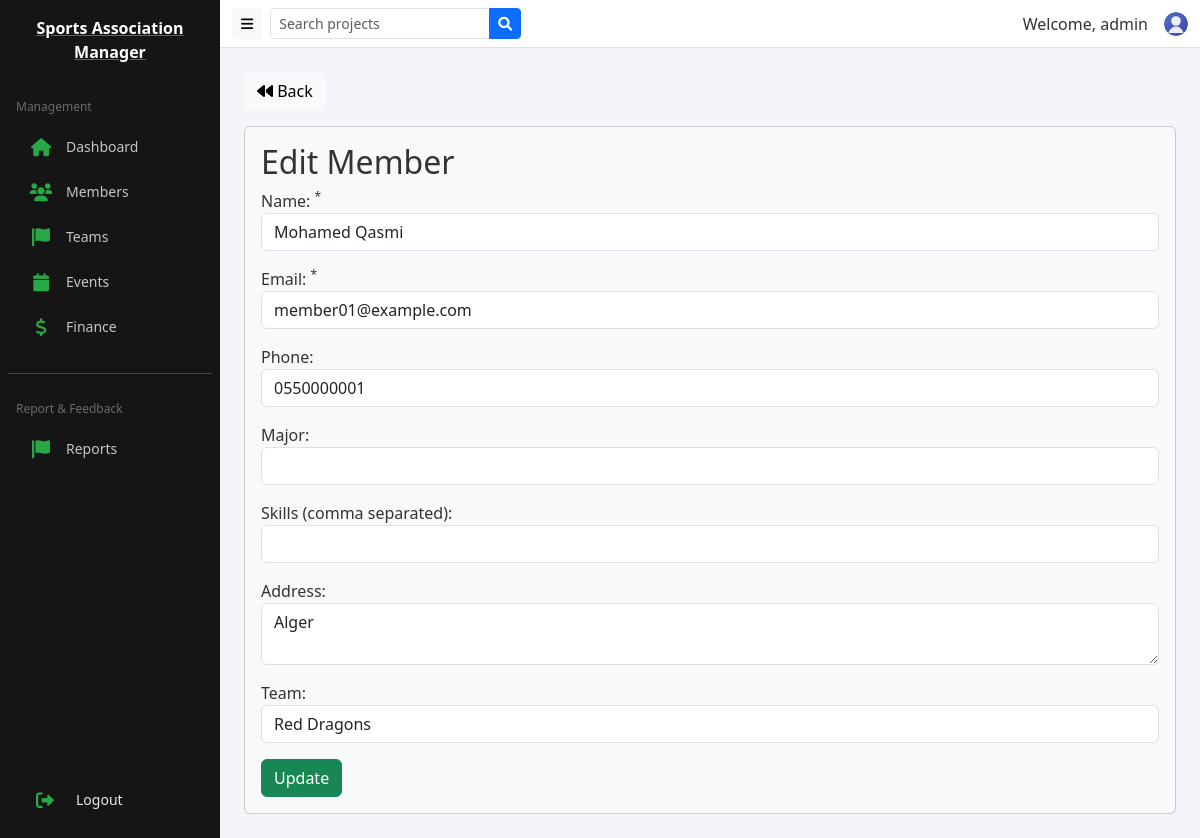
/public/member/edit/1 (signed in), run on the app's committed database.
### tables this page shows
CREATE TABLE `members` (
  `id` int NOT NULL,
  `full_name` varchar(100) NOT NULL,
  `email` varchar(100) NOT NULL,
  `phone` varchar(20) DEFAULT NULL,
  `address` text,
  `join_date` date NOT NULL,
  `team_id` int DEFAULT NULL,
  `photo` varchar(255) DEFAULT NULL,
  `created_at` timestamp NULL DEFAULT CURRENT_TIMESTAMP,
  `major` varchar(100) DEFAULT NULL
);

CREATE TABLE `teams` (
  `id` int NOT NULL,
  `name` varchar(100) NOT NULL,
  `coach` varchar(100) DEFAULT NULL,
  `category` varchar(50) DEFAULT NULL,
  `created_at` timestamp NULL DEFAULT CURRENT_TIMESTAMP
);

### app/core/App.php (called while the page is built, shortened)
<?php
class App {
    protected $currentMethod = 'index';
    public function __construct(){
        $url = $this->getUrl();
        if(isset($url[0]) && file_exists('../app/controllers/' . ucwords($url[0]) . 'Controller.php')){
            unset($url[0]);
        }
        $this->currentController = new $this->currentController;
        if(isset($url[1])){
            if(method_exists($this->currentController, $url[1])){
                $this->currentMethod = $url[1];
                unset($url[1]);
            }
        }
        $this->params = $url ? array_values($url) : [];
        call_user_func_array([$this->currentController, $this->currentMethod], $this->params);
    }
    public function getUrl(){
        if(isset($_GET['url'])){
            $url = rtrim($_GET['url'], '/');
            $url = filter_var($url, FILTER_SANITIZE_URL);
            $url = explode('/', $url);
            return $url;
        }
        return [];
    }
}

### public/index.php (called while the page is built, shortened)
<?php
$init = new App();

### app/core/Database.php (called while the page is built, shortened)
<?php
class Database {
    private $host = DB_HOST;
    private $user = DB_USER;
    private $pass = DB_PASS;
    private $dbname = DB_NAME;
    private $dbh;
    private $stmt;
    public function __construct(){
        $dsn = 'mysql:host=' . $this->host . ';dbname=' . $this->dbname;
        $options = array(
            PDO::ATTR_PERSISTENT => true,
            PDO::ATTR_ERRMODE => PDO::ERRMODE_EXCEPTION
        );
        try{
            $this->dbh = new PDO($dsn, $this->user, $this->pass, $options);
        } catch(PDOException $e){
            $this->error = $e->getMessage();
            if(defined('SHOW_DB_MESSAGES') && SHOW_DB_MESSAGES){
                echo "❌ خطأ في الاتصال: " . $this->error;
            } else {
                error_log('Database connection error: ' . $this->error);
            }
        }
    }
    public function query($sql){
        $this->stmt = $this->dbh->prepare($sql);
    }
    public function bind($param, $value, $type = null){
        if(is_null($type)){
            switch(true){
                default:
                    $type = PDO::PARAM_STR;
            }
        }
        $this->stmt->bindValue($param, $value, $type);
    }
    public function execute(){
        return $this->stmt->execute();
    }
    public function resultSet(){
        $this->execute();
        return $this->stmt->fetchAll(PDO::FETCH_OBJ);
    }
    public function single(){
        $this->execute();
        return $this->stmt->fetch(PDO::FETCH_OBJ);
    }
}

### app/models/Member.php (called while the page is built, shortened)
<?php
class Member extends Model {
    public function getMemberById($id){
        $this->db->query('SELECT members.*, teams.name as team_name, GROUP_CONCAT(DISTINCT skills.skill_name SEPARATOR ", ") as skills
                          FROM members
                          LEFT JOIN teams ON members.team_id = teams.id
                          LEFT JOIN skills ON skills.member_id = members.id
                          WHERE members.id = :id
                          GROUP BY members.id');
        $this->db->bind(':id', $id);
        return $this->db->single();
    }
}

### app/core/Model.php (called while the page is built, shortened)
<?php
class Model {
    public function __construct(){
        $this->db = new Database;
    }
}

### app/models/Team.php (called while the page is built, shortened)
<?php
class Team extends Model {
    public function getTeams(){
        $this->db->query('SELECT * FROM teams ORDER BY name ASC');
        return $this->db->resultSet();
    }
}

### app/views/members/edit.php (the view, shortened to what this page needs)
<?php require APPROOT . '/views/layouts/header.php'; ?>
<a href="<?php echo URLROOT; ?>/member" class="btn btn-light"><i class="fa fa-backward"></i> Back</a>
<div class="card card-body bg-light mt-3">
    <h2>Edit Member</h2>
    <form action="<?php echo URLROOT; ?>/member/edit/<?php echo $data['id']; ?>" method="post">
        <div class="form-group mb-3">
            <label>Name: <sup>*</sup></label>
            <input type="text" name="name" class="form-control" value="<?php echo $data['name']; ?>">
        </div>
        <div class="form-group mb-3">
            <label>Email: <sup>*</sup></label>
            <input type="email" name="email" class="form-control" value="<?php echo $data['email']; ?>">
        </div>
        <div class="form-group mb-3">
            <label>Phone:</label>
            <input type="text" name="phone" class="form-control" value="<?php echo $data['phone']; ?>">
        </div>
        <div class="form-group mb-3">
            <label>Major:</label>
            <input type="text" name="major" class="form-control" value="<?php echo isset($data['major']) ? $data['major'] : ''; ?>">
        </div>
        <div class="form-group mb-3">
            <label>Skills (comma separated):</label>
            <input type="text" name="skills" class="form-control" value="<?php echo isset($data['skills']) ? $data['skills'] : ''; ?>">
        </div>
        <div class="form-group mb-3">
            <label>Address:</label>
            <textarea name="address" class="form-control"><?php echo $data['address']; ?></textarea>
        </div>
        <div class="form-group mb-3">
            <label>Team:</label>
            <select name="team_id" class="form-control">
                <?php foreach($data['teams'] as $team) : ?>
                    <option value="<?php echo $team->id; ?>" <?php echo ($team->id == $data['team_id']) ? 'selected' : ''; ?>>
                        <?php echo $team->name; ?>
                    </option>
                <?php endforeach; ?>
            </select>
        </div>
        <input type="submit" class="btn btn-success" value="Update">
    </form>
</div>
<?php require APPROOT . '/views/layouts/footer.php'; ?>

### public/css/style.css (style rules this page uses)
:root { --sidebar-width:80px; --sidebar-expanded-width:220px; --sidebar-collapsed-width:80px; --brand-color:#28a745; --sidebar-bg: #151515; --sidebar-item-bg-hover: rgba(255,122,24,0.06); }
body { background:#f6f4f8;font-family:Segoe UI, Roboto, Helvetica, Arial, sans-serif;color:#333 }
.card .btn { border-radius:6px }

### data on the page
members: name "Mohamed Qasmi", email "member01@example.com", phone "0550000001", address "Alger", team_id "Red Dragons"

### other printed values
SITENAME "Sports Association Manager"
$_SESSION['user_username'] "admin"
